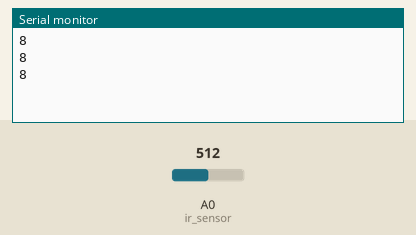
Recording of a sketch running on a simulated Arduino Uno, built with avr-gcc and run on an emulated ATmega328P. Parts: the last lines printed to the serial monitor. Inputs (shaded band) come from the test bench; at power-on: A0 (ir_sensor) = 512.

Above: at 1.3 s.
1.4 s: A0 (ir_sensor) set to 716
At 1.9 s:
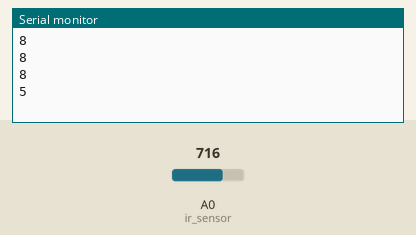
2.9 s: A0 (ir_sensor) set to 900
At 3.4 s:
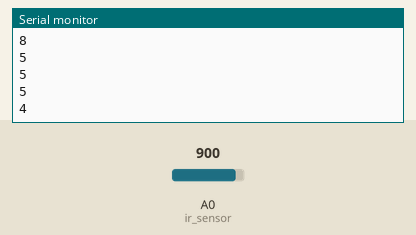
Timing chart, 0 to 5.9 s (numbered marks = the images above; inputs shaded):
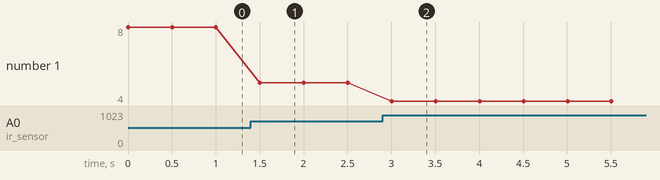

Measured:
- after the input at 1.4 s, the serial monitor: prints a new line after 0.10 s (image 1)
- after the input at 2.9 s, the serial monitor: prints a new line after 0.10 s (image 2)
- plotted number 1: 8 → 5 after the input at 1.4 s, 5 → 4 after the input at 2.9 s

The sketch:

Distance.ino
```cpp
int ir_sensor = A0; //conncect D-sensor to Analog pin A0
void setup() {
//initialize serial communications at 9600 bps
Serial.begin(9600);
}

void loop() {
int sensor_value = analogRead(ir_sensor);  //read the sensor value
int distance_cm = pow(3027.4/sensor_value, 1.2134); //convert readings to distance(cm)
Serial.println(distance_cm); //print the sensor value
delay(500); //delay 500ms (0.5 second)
}
```
